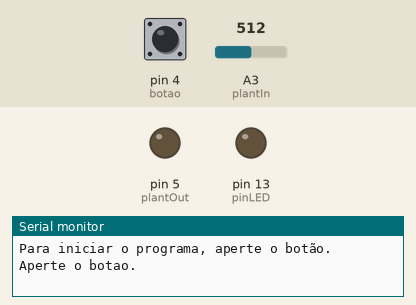
Recording of a sketch running on a simulated Arduino Uno, built with avr-gcc and run on an emulated ATmega328P. Parts: output pins drawn as LEDs (lit = HIGH), the last lines printed to the serial monitor. Inputs (shaded band) come from the test bench; at power-on: A3 (plantIn) = 512, pin 4 (botao) LOW.

Above: at 0.1 s.
At 1.7 s:
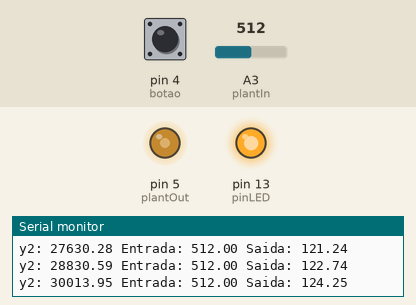
1.8 s: A3 (plantIn) set to 0
At 3.9 s:
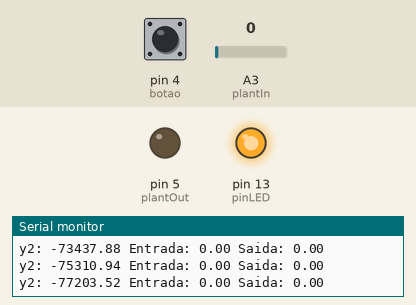
4.8 s: A3 (plantIn) set to 306
7.8 s: A3 (plantIn) set to 1023
Timing chart, 0 to 10.8 s (numbered marks = the images above; inputs shaded):
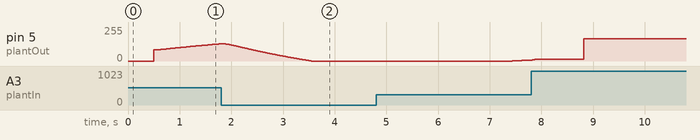

Measured:
- after the input at 4.8 s, pin 5 (plantOut): 0/255 → 4/255 after 2.6 s, → 5/255 0.24 s later, → 6/255 0.06 s later

The sketch:

arduino_uno_process_example.ino
```cpp
//DECLARAÇÃO DOS PINOS DE SINAL
#define plantIn A3 // Entrada do arduino(planta) que vem do esp32(pid) CASO O SINAL FOR Analogico
#define plantOut 5 // Saida do arduino(planta) que entra no esp32(pid) passando pelo filtro RC
#define botao 4

//LED INTERNO
#define pinLED 13 // Declaração do pino do LED interno
#define nivelLED LOW // Estado inicial do LED interno
bool estado = HIGH;

// Intervalo do timer
#define tempoTimer 1000

//BIBLIOTECAS
#include <TimerOne.h>

//FUNCOES
void planta();

//VARIAVEIS DA PLANTA
/*
 * y: primeiro integrador, y2: segundo integrador; T: constante de tempo
 * kg: ganho da planta, k1 e k2: parâmetros da planta,
 * fatorA: fator de limite da ação de controle, ucorrigida: esforço de controle corrigido.
 * y2corrigida: saída do segundo integrador corrigida
 */

double y, y2, T, u, kg, k1, k2, sum, fatorA, ucorrigida, y2corrigida;
int aux;

void setup(){
  bool btcontrol = true; // Liga-desliga função de controle por botao
  Serial.begin(9600);

  if(btcontrol){
    Serial.println("Para iniciar o programa, aperte o botão.");
    pinMode(botao, INPUT);
    while (estado != LOW){
    Serial.println("Aperte o botao.");
    delay(500);
    estado = digitalRead(botao);
    }
  }

  pinMode(plantOut, OUTPUT);

  Serial.println("/--INICIANDO PROGRAMA--/");
  pinMode(pinLED, OUTPUT);
  digitalWrite(pinLED, !nivelLED);

  //INICIO DO TIMER
  Timer1.initialize(tempoTimer); // Inicializa o timer com o tempo estipulado
  Timer1.attachInterrupt(planta); // Define a função "planta" como a função a ser executada
                                  // quando a interrupção for disparada

  //CONFIGURAÇâO INICIAL DA ENTRADA
  u = 0;

  //CONFIGURAÇâO INICIAL DA PLANTA
  y = 0;
  y2 = 0;
  k1 = 10;
  k2 = 3;
  T = 0.001; // resolução (aumenta a precisão)
  kg = 1;
  fatorA = 0.1;
  sum = 0;
  aux = 0;

  Serial.println("/--PROGRAMA INICIADO--/");
}

void loop(){
  // Escrita de alguns parâmetros da planta na porta Serial
  Serial.print("y2: "); Serial.print(y2);
  Serial.print(" Entrada: "); Serial.print(u);
  Serial.print(" Saida: "); Serial.println(y2corrigida);
}

void planta() {
  u = analogRead(plantIn);
  ucorrigida = u * 1.515151 * 4;
  ucorrigida = (ucorrigida * 32) - 65536; // Descompressão
  ucorrigida = ucorrigida * (1/fatorA);
  //---------------------------------------------
  sum = ucorrigida - (k1 * y) - (k2 * y2);
  y = y + T * sum * kg;
  y2 = y2 + T * y * kg;
  //---------------------------------------------
  y2corrigida = y2 + 65536;
  if (y2corrigida > 131072){
    y2corrigida = 131072;
  }
  if (y2corrigida < 0){
    y2corrigida = 0;
  }
  y2corrigida = y2corrigida*0.03125*0.25*0.25*0.66; // Compressão e conversão
  if (y2corrigida > 169){
    y2corrigida = 169;
  }
  if (y2corrigida < 0){
    y2corrigida = 0;
  }
  analogWrite(plantOut, y2corrigida);
}
```
